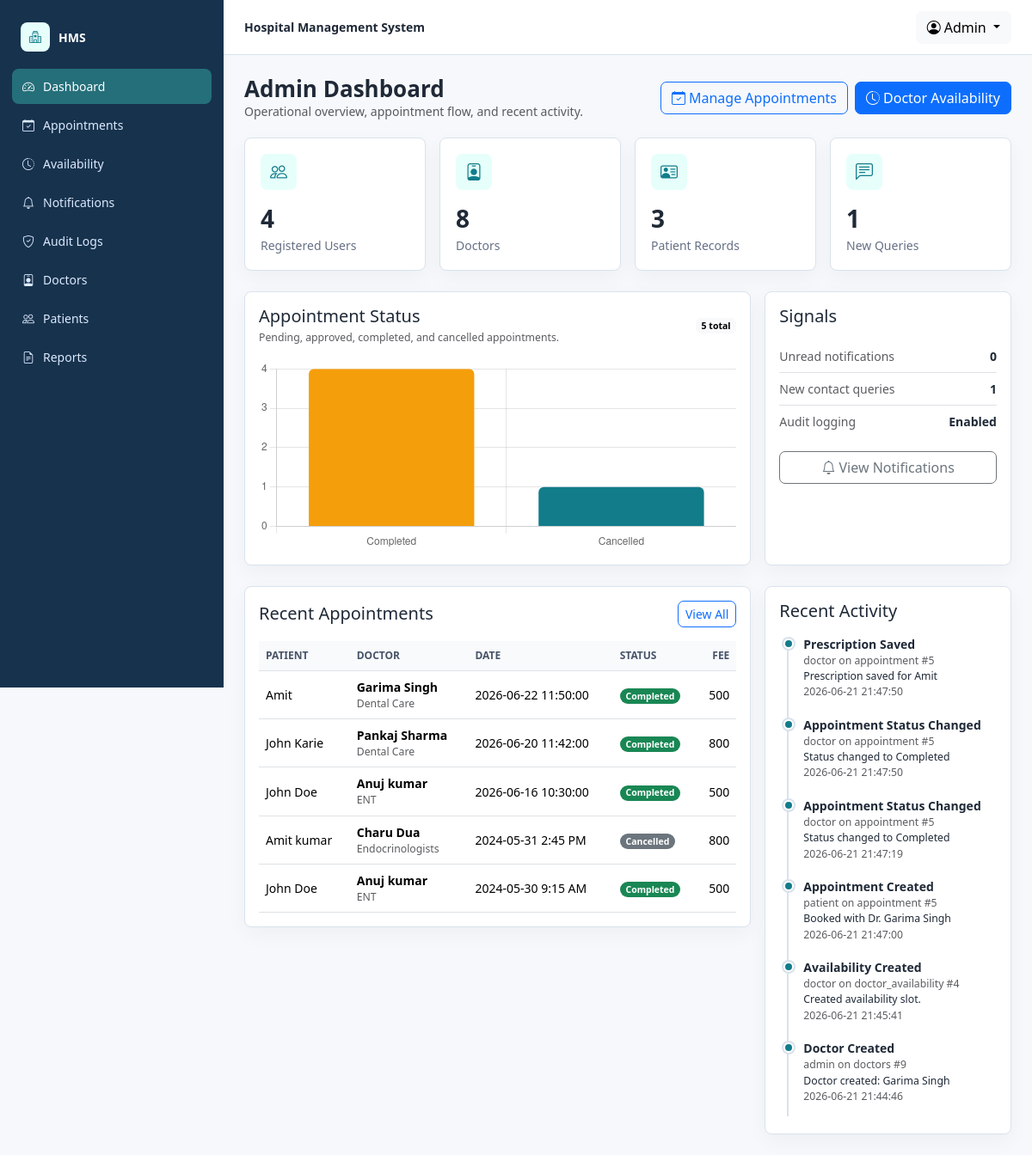
Page /hms/admin/dashboard.php (signed in) on the committed database.
### tables this page shows
CREATE TABLE `appointment` (
  `id` int(11) NOT NULL,
  `doctorSpecialization` varchar(255) DEFAULT NULL,
  `doctorId` int(11) DEFAULT NULL,
  `userId` int(11) DEFAULT NULL,
  `consultancyFees` int(11) DEFAULT NULL,
  `appointmentDate` varchar(255) DEFAULT NULL,
  `appointmentTime` varchar(255) DEFAULT NULL,
  `postingDate` timestamp NULL DEFAULT current_timestamp(),
  `userStatus` int(11) DEFAULT NULL,
  `doctorStatus` int(11) DEFAULT NULL,
  `updationDate` timestamp NULL DEFAULT NULL ON UPDATE current_timestamp(),
  `status` enum('Pending','Approved','Completed','Cancelled') NOT NULL DEFAULT 'Pending',
  `status_updated_at` datetime DEFAULT NULL,
  `status_updated_by` varchar(80) DEFAULT NULL,
  `reschedule_reason` varchar(255) DEFAULT NULL,
  `cancel_reason` varchar(255) DEFAULT NULL
);

CREATE TABLE `users` (
  `id` int(11) NOT NULL,
  `fullName` varchar(255) DEFAULT NULL,
  `address` longtext DEFAULT NULL,
  `city` varchar(255) DEFAULT NULL,
  `gender` varchar(255) DEFAULT NULL,
  `email` varchar(255) DEFAULT NULL,
  `password` varchar(255) NOT NULL,
  `regDate` timestamp NULL DEFAULT current_timestamp(),
  `updationDate` timestamp NULL DEFAULT NULL ON UPDATE current_timestamp()
);

CREATE TABLE `doctors` (
  `id` int(11) NOT NULL,
  `specilization` varchar(255) DEFAULT NULL,
  `doctorName` varchar(255) DEFAULT NULL,
  `address` longtext DEFAULT NULL,
  `docFees` varchar(255) DEFAULT NULL,
  `contactno` bigint(11) DEFAULT NULL,
  `docEmail` varchar(255) DEFAULT NULL,
  `password` varchar(255) NOT NULL,
  `creationDate` timestamp NULL DEFAULT current_timestamp(),
  `updationDate` timestamp NULL DEFAULT NULL ON UPDATE current_timestamp()
);

CREATE TABLE `audit_logs` (
  `id` int(11) NOT NULL,
  `actor_type` varchar(30) NOT NULL,
  `actor_id` int(11) DEFAULT NULL,
  `action` varchar(100) NOT NULL,
  `entity_type` varchar(80) NOT NULL,
  `entity_id` int(11) DEFAULT NULL,
  `details` text DEFAULT NULL,
  `ip_address` varchar(45) DEFAULT NULL,
  `created_at` datetime NOT NULL DEFAULT current_timestamp()
);

### hms/admin/dashboard.php (the view, shortened to what the rows shown need)
<?php
include('include/config.php');
$statusExpr = hms_appointment_status_expr($con, 'a');
$statusRows = hms_fetch_all(
    $con,
    'SELECT ' . $statusExpr . ' AS status_name, COUNT(*) AS total FROM appointment a GROUP BY status_name ORDER BY total DESC'
);
$statusLabels = array();
$statusTotals = array();
foreach ($statusRows as $row) {
    $statusLabels[] = $row['status_name'];
    $statusTotals[] = (int) $row['total'];
}
$recentAppointments = hms_fetch_all(
    $con,
    'SELECT a.id, a.doctorSpecialization, a.consultancyFees, a.appointmentDate, a.appointmentTime, a.postingDate, ' . $statusExpr . ' AS status_name, d.doctorName, u.fullName
     FROM appointment a
     JOIN doctors d ON d.id = a.doctorId
     JOIN users u ON u.id = a.userId
     ORDER BY a.id DESC
     LIMIT 6'
);
$recentActivities = array();
if (hms_table_exists($con, 'audit_logs')) {
    $recentActivities = hms_fetch_all(
        $con,
        'SELECT actor_type, action, entity_type, entity_id, details, created_at FROM audit_logs ORDER BY id DESC LIMIT 6'
    );
}
hms_layout_header('Admin Dashboard', 'admin', 'dashboard');
?>
<div class="hms-page-title">
    <div>
        <h1>Admin Dashboard</h1>
    </div>
</div>
<div class="row g-3 mb-4">
    <div class="col-lg-8">
        <div class="hms-card p-3 h-100">
            <div class="d-flex justify-content-between align-items-center mb-3">
                <div>
                    <h2 class="h5 mb-1">Appointment Status</h2>
                </div>
            </div>
        </div>
    </div>
    <div class="col-lg-4">
        <div class="hms-card p-3 h-100">
            <h2 class="h5 mb-3">Signals</h2>
        </div>
    </div>
</div>
<div class="row g-3">
    <div class="col-xl-8">
        <div class="hms-card p-3">
            <div class="d-flex justify-content-between align-items-center mb-3">
                <h2 class="h5 mb-0">Recent Appointments</h2>
            </div>
            <div class="table-responsive">
                <table class="table table-hover align-middle mb-0" data-sortable>
                    <thead>
                    <tr>
                        <th data-sort>Patient</th>
                        <th data-sort>Doctor</th>
                        <th data-sort>Date</th>
                        <th data-sort>Status</th>
                        <th class="text-end">Fee</th>
                    </tr>
                    </thead>
                    <tbody>
                    <?php foreach ($recentAppointments as $appointment) { ?>
                        <tr>
                            <td><?php echo hms_e($appointment['fullName']); ?></td>
                            <td>
                                <div class="fw-semibold"><?php echo hms_e($appointment['doctorName']); ?></div>
                                <div class="small text-muted"><?php echo hms_e($appointment['doctorSpecialization']); ?></div>
                            </td>
                            <td><?php echo hms_e($appointment['appointmentDate']); ?> <?php echo hms_e($appointment['appointmentTime']); ?></td>
                            <td><?php echo hms_status_badge($appointment['status_name']); ?></td>
                            <td class="text-end"><?php echo hms_e($appointment['consultancyFees']); ?></td>
                        </tr>
                    <?php } ?>
                    </tbody>
                </table>
            </div>
        </div>
    </div>
    <div class="col-xl-4">
        <div class="hms-card p-3">
            <h2 class="h5 mb-3">Recent Activity</h2>
            <?php if ($recentActivities) { ?>
                <div class="timeline">
                    <?php foreach ($recentActivities as $activity) { ?>
                        <div class="timeline-item">
                            <div class="fw-semibold"><?php echo hms_e(ucwords(str_replace('_', ' ', $activity['action']))); ?></div>
                            <div class="small text-muted"><?php echo hms_e($activity['actor_type']); ?> on <?php echo hms_e($activity['entity_type']); ?> #<?php echo hms_e($activity['entity_id']); ?></div>
                            <div class="small"><?php echo hms_e($activity['details']); ?></div>
                            <div class="small text-muted"><?php echo hms_e($activity['created_at']); ?></div>
                        </div>
                    <?php } ?>
                </div>
            <?php } else { ?>
                <div class="text-muted">Apply the SQL migration to start recording audit activity.</div>
            <?php } ?>
        </div>
    </div>
</div>
<?php
$chartScript = '<script src="https://cdn.jsdelivr.net/npm/chart.js@4.4.1/dist/chart.umd.min.js"></script>
<script>
new Chart(document.getElementById("appointmentStatusChart"), {
    type: "bar",
    data: {
        labels: ' . json_encode($statusLabels) . ',
        datasets: [{
            label: "Appointments",
            data: ' . json_encode($statusTotals) . ',
            backgroundColor: ["#f59e0b", "#127c8a", "#16a34a", "#64748b"],
            borderRadius: 6
        }]
    },
    options: {
        responsive: true,
        plugins: { legend: { display: false } },
        scales: { y: { beginAtZero: true, ticks: { precision: 0 } } }
    }
});
</script>';
hms_layout_footer($chartScript);
?>

### hms/include/hms_helpers.php (shortened to what the rows shown need)
<?php
if (!defined('HMS_HELPERS_LOADED')) {
    function hms_e($value)
    {
        return htmlspecialchars((string) $value, ENT_QUOTES, 'UTF-8');
    }
    function hms_stmt($con, $sql, $types = '', $params = array())
    {
        $stmt = mysqli_prepare($con, $sql);
        if ($types !== '' && !empty($params)) {
            $bind = array_merge(array($types), $params);
            $refs = array();
            foreach ($bind as $key => $value) {
                $refs[$key] = &$bind[$key];
            }
            call_user_func_array(array($stmt, 'bind_param'), $refs);
        }
        if (!mysqli_stmt_execute($stmt)) {
            throw new RuntimeException('Database query failed.');
        }
        return $stmt;
    }
    function hms_fetch_all($con, $sql, $types = '', $params = array())
    {
        $stmt = hms_stmt($con, $sql, $types, $params);
        $result = mysqli_stmt_get_result($stmt);
        $rows = array();
        if ($result) {
            while ($row = mysqli_fetch_assoc($result)) {
                $rows[] = $row;
            }
        }
        return $rows;
    }
    function hms_fetch_one($con, $sql, $types = '', $params = array())
    {
        $rows = hms_fetch_all($con, $sql, $types, $params);
        return isset($rows[0]) ? $rows[0] : null;
    }
    function hms_scalar($con, $sql, $types = '', $params = array())
    {
        $row = hms_fetch_one($con, $sql, $types, $params);
        $values = array_values($row);
        return isset($values[0]) ? $values[0] : 0;
    }
    function hms_column_exists($con, $table, $column)
    {
        return (int) hms_scalar(
            $con,
            'SELECT COUNT(*) FROM information_schema.columns WHERE table_schema = DATABASE() AND table_name = ? AND column_name = ?',
            'ss',
            array($table, $column)
        ) > 0;
    }
    function hms_appointment_status_expr($con, $alias = 'appointment')
    {
        $prefix = $alias ? '`' . $alias . '`.' : '';
        if (hms_column_exists($con, 'appointment', 'status')) {
            return 'COALESCE(NULLIF(' . $prefix . '`status`, ""), CASE WHEN ' . $prefix . '`userStatus` = 0 OR ' . $prefix . '`doctorStatus` = 0 THEN "Cancelled" ELSE "Pending" END)';
        }
        return 'CASE WHEN ' . $prefix . '`userStatus` = 0 OR ' . $prefix . '`doctorStatus` = 0 THEN "Cancelled" ELSE "Pending" END';
    }
    function hms_status_badge($status)
    {
        $status = ucfirst(strtolower((string) $status));
        $classes = array(
            'Pending' => 'text-bg-warning',
            'Approved' => 'text-bg-primary',
            'Completed' => 'text-bg-success',
            'Cancelled' => 'text-bg-secondary'
        );
        $class = isset($classes[$status]) ? $classes[$status] : 'text-bg-light';
        return '<span class="badge rounded-pill ' . $class . '">' . hms_e($status) . '</span>';
    }
        ?>
<?php
    function hms_layout_header($title, $role, $active = 'dashboard')
    {
        ?>
<!doctype html>
<html lang="en">
<head>
    <link href="https://cdn.jsdelivr.net/npm/bootstrap@5.3.3/dist/css/bootstrap.min.css" rel="stylesheet">
    <link href="https://cdn.jsdelivr.net/npm/bootstrap-icons@1.11.3/font/bootstrap-icons.css" rel="stylesheet">
</head>
<body>
<div class="hms-shell">
    <div class="hms-main">
        <main class="hms-content">
<?php
    }
    function hms_layout_footer($extraScripts = '')
    {
        ?>
        </main>
    </div>
</div>
<?php echo $extraScripts; ?>
</body>
</html>
<?php
    }
}
?>

### rows in the picture
appointment: userId.fullName "Amit", doctorId.doctorName "Garima Singh", doctorSpecialization "Dental Care", appointmentDate "2026-06-22", appointmentTime "11:50:00", status "Completed", consultancyFees "500"
appointment: userId.fullName "John Karie", doctorId.doctorName "Pankaj Sharma", doctorSpecialization "Dental Care", appointmentDate "2026-06-20", appointmentTime "11:42:00", status "Completed", consultancyFees "800"
appointment: userId.fullName "John Doe", doctorId.doctorName "Anuj kumar", doctorSpecialization "ENT", appointmentDate "2026-06-16", appointmentTime "10:30:00", status "Completed", consultancyFees "500"
appointment: userId.fullName "Amit kumar", doctorId.doctorName "Charu Dua", doctorSpecialization "Endocrinologists", appointmentDate "2024-05-31", appointmentTime "2:45 PM", status "Cancelled", consultancyFees "800"
appointment: userId.fullName "John Doe", doctorId.doctorName "Anuj kumar", doctorSpecialization "ENT", appointmentDate "2024-05-30", appointmentTime "9:15 AM", status "Completed", consultancyFees "500"
audit_logs: action "Prescription Saved", actor_type "doctor", entity_type "appointment", entity "5", details "Prescription saved for Amit", created_at "2026-06-21 21:47:50"
audit_logs: action "Appointment Status Changed", actor_type "doctor", entity_type "appointment", entity "5", details "Status changed to Completed", created_at "2026-06-21 21:47:50"
audit_logs: action "Appointment Status Changed", actor_type "doctor", entity_type "appointment", entity "5", details "Status changed to Completed", created_at "2026-06-21 21:47:19"
audit_logs: action "Appointment Created", actor_type "patient", entity_type "appointment", entity "5", details "Booked with Dr. Garima Singh", created_at "2026-06-21 21:47:00"
audit_logs: action "Availability Created", actor_type "doctor", entity_type "doctor_availability", entity "4", details "Created availability slot.", created_at "2026-06-21 21:45:41"
audit_logs: action "Doctor Created", actor_type "admin", entity_type "doctors", entity "9", details "Doctor created: Garima Singh", created_at "2026-06-21 21:44:46"

### other values in the picture
hms_e($item[1]) "Dashboard"
hms_e($item[1]) "Appointments"
hms_e($item[1]) "Availability"
hms_e($item[1]) "Notifications"
hms_e($item[1]) "Audit Logs"
hms_e($item[1]) "Doctors"
hms_e($item[1]) "Patients"
hms_e($item[1]) "Reports"
hms_e($name) "Admin"
hms_e($stats['users']) "4"
hms_e($stats['doctors']) "8"
hms_e($stats['patients']) "3"
hms_e($stats['new_queries']) "1"
hms_e($stats['appointments']) "5"
hms_e($unreadNotifications) "0"
